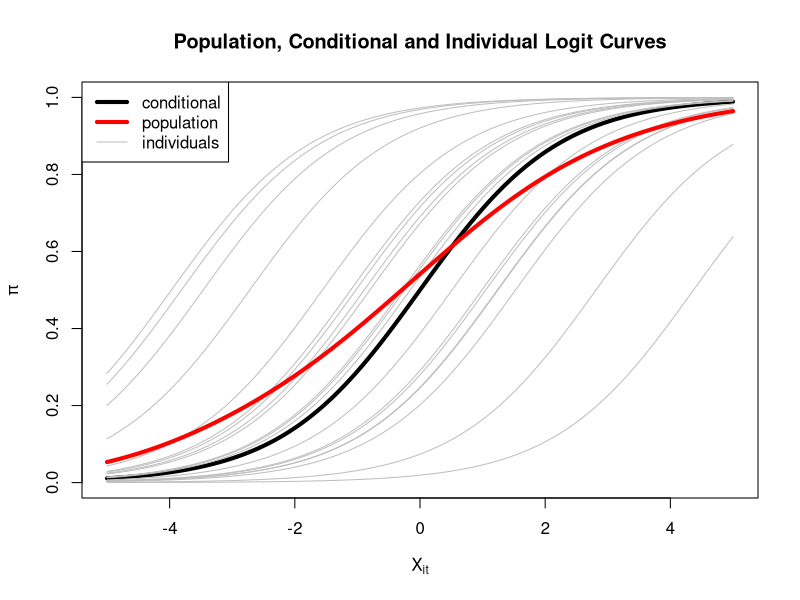

This chart was generated by the following R code:
## ---- chunk 1
#| label: fig-marginal-vs-conditional
#| fig.width: 10
#| fig.height: 8

set.seed(123) # For reproducibility

# Parameters
alpha_0 <- 0 # for simplicity
alpha_1 <- 0.9
sigma_b0 <- sqrt(4)

n_individuals <- 20 # Number of individuals to plot
X_grid <- seq(-5, 5, length.out = 10000) # Values for X_it

# Generate random intercepts for individuals
b0 <- rnorm(n_individuals, mean = 0, sd = sigma_b0)

# Conditional-level logit and probability: the mean individual (b0 = 0)
logit_conditional <- alpha_0 + alpha_1 * X_grid + 0
pi_conditional <- 1 / (1 + exp(-logit_conditional))

# Individual-specific logits and probabilities
logit_individuals <- sapply(b0, function(b) alpha_0 + alpha_1 * X_grid + b)
pi_individuals <- 1 / (1 + exp(-logit_individuals))

# Population-level logit and probability: average probabilities across individuals
pi_population <- rowMeans(pi_individuals)

# save the upcoming plot
png("figure/fig-marginal-vs-conditional.png", width = 1200, height = 1000, res = 150)

# Plot the conditional-level curve
plot(X_grid, pi_conditional, type = "l", lwd = 4, col = "black",
     ylim = c(0, 1), xlim = c(-5, 5), xlab = expression(X[it]), ylab = expression(pi),
     main = "Population, Conditional and Individual Logit Curves")

# Add individual curves (grey lines)
for (i in 1:n_individuals) {
  lines(X_grid, pi_individuals[, i], col = "grey", lwd = 1)
}

# add the population-level curve (red line)
lines(X_grid, pi_population, col = "red", lwd = 4)

# Add a legend
legend("topleft", legend = c("conditional", "population", "individuals"),
       col = c("black", "red",  "grey"), lty = c(1, 1, 1), lwd = c(4, 4, 1))

dev.off()
## ---- chunk 2

